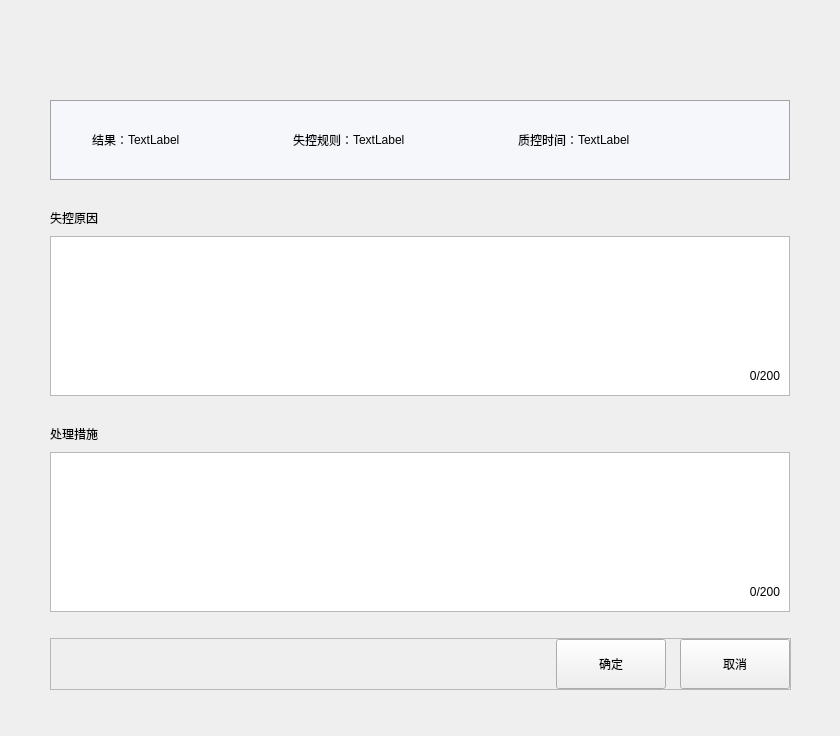
<?xml version="1.0" encoding="UTF-8"?>
<ui version="4.0">
 <class>QcOutCtrlDlg</class>
 <widget class="BaseDlg" name="QcOutCtrlDlg">
  <property name="geometry">
   <rect>
    <x>0</x>
    <y>0</y>
    <width>840</width>
    <height>736</height>
   </rect>
  </property>
  <property name="windowTitle">
   <string>QcOutCtrlDlg</string>
  </property>
  <widget class="QFrame" name="QcInfoFrame">
   <property name="geometry">
    <rect>
     <x>50</x>
     <y>100</y>
     <width>740</width>
     <height>80</height>
    </rect>
   </property>
   <property name="minimumSize">
    <size>
     <width>740</width>
     <height>80</height>
    </size>
   </property>
   <property name="maximumSize">
    <size>
     <width>740</width>
     <height>80</height>
    </size>
   </property>
   <property name="styleSheet">
    <string notr="true">QFrame#QcInfoFrame
{
	border:1px solid #a4a4a4;
	background-color:#f5f7fb;
}</string>
   </property>
   <property name="frameShape">
    <enum>QFrame::StyledPanel</enum>
   </property>
   <property name="frameShadow">
    <enum>QFrame::Raised</enum>
   </property>
   <layout class="QHBoxLayout" name="horizontalLayout_4" stretch="3,0,8,0,8,0,3">
    <property name="spacing">
     <number>5</number>
    </property>
    <property name="leftMargin">
     <number>0</number>
    </property>
    <property name="topMargin">
     <number>0</number>
    </property>
    <property name="rightMargin">
     <number>0</number>
    </property>
    <property name="bottomMargin">
     <number>0</number>
    </property>
    <item>
     <spacer name="horizontalSpacer_3">
      <property name="orientation">
       <enum>Qt::Horizontal</enum>
      </property>
      <property name="sizeHint" stdset="0">
       <size>
        <width>58</width>
        <height>20</height>
       </size>
      </property>
     </spacer>
    </item>
    <item>
     <layout class="QHBoxLayout" name="horizontalLayout">
      <property name="spacing">
       <number>0</number>
      </property>
      <item>
       <widget class="QLabel" name="labelResult">
        <property name="text">
         <string>结果：</string>
        </property>
       </widget>
      </item>
      <item>
       <widget class="CustomLabel" name="labelResultShow">
        <property name="minimumSize">
         <size>
          <width>40</width>
          <height>0</height>
         </size>
        </property>
        <property name="text">
         <string>TextLabel</string>
        </property>
       </widget>
      </item>
     </layout>
    </item>
    <item>
     <spacer name="horizontalSpacer">
      <property name="orientation">
       <enum>Qt::Horizontal</enum>
      </property>
      <property name="sizeHint" stdset="0">
       <size>
        <width>158</width>
        <height>20</height>
       </size>
      </property>
     </spacer>
    </item>
    <item>
     <layout class="QHBoxLayout" name="horizontalLayout_2">
      <property name="spacing">
       <number>0</number>
      </property>
      <item>
       <widget class="QLabel" name="labelRule">
        <property name="text">
         <string>失控规则：</string>
        </property>
       </widget>
      </item>
      <item>
       <widget class="CustomLabel" name="labelRuleShow">
        <property name="minimumSize">
         <size>
          <width>40</width>
          <height>0</height>
         </size>
        </property>
        <property name="text">
         <string>TextLabel</string>
        </property>
       </widget>
      </item>
     </layout>
    </item>
    <item>
     <spacer name="horizontalSpacer_2">
      <property name="orientation">
       <enum>Qt::Horizontal</enum>
      </property>
      <property name="sizeHint" stdset="0">
       <size>
        <width>158</width>
        <height>20</height>
       </size>
      </property>
     </spacer>
    </item>
    <item>
     <layout class="QHBoxLayout" name="horizontalLayout_3">
      <property name="spacing">
       <number>0</number>
      </property>
      <item>
       <widget class="QLabel" name="labelTime">
        <property name="text">
         <string>质控时间：</string>
        </property>
       </widget>
      </item>
      <item>
       <widget class="QLabel" name="labelTimeShow">
        <property name="minimumSize">
         <size>
          <width>170</width>
          <height>0</height>
         </size>
        </property>
        <property name="maximumSize">
         <size>
          <width>170</width>
          <height>16777215</height>
         </size>
        </property>
        <property name="text">
         <string>TextLabel</string>
        </property>
       </widget>
      </item>
     </layout>
    </item>
    <item>
     <spacer name="horizontalSpacer_4">
      <property name="orientation">
       <enum>Qt::Horizontal</enum>
      </property>
      <property name="sizeHint" stdset="0">
       <size>
        <width>58</width>
        <height>20</height>
       </size>
      </property>
     </spacer>
    </item>
   </layout>
  </widget>
  <widget class="QLabel" name="OutCtrlReasonLab">
   <property name="geometry">
    <rect>
     <x>50</x>
     <y>208</y>
     <width>740</width>
     <height>20</height>
    </rect>
   </property>
   <property name="text">
    <string>失控原因</string>
   </property>
  </widget>
  <widget class="QTextEdit" name="OutCtrlReasonEdit">
   <property name="geometry">
    <rect>
     <x>50</x>
     <y>236</y>
     <width>740</width>
     <height>160</height>
    </rect>
   </property>
   <property name="styleSheet">
    <string notr="true"/>
   </property>
  </widget>
  <widget class="QLabel" name="SolutionLab">
   <property name="geometry">
    <rect>
     <x>50</x>
     <y>424</y>
     <width>740</width>
     <height>20</height>
    </rect>
   </property>
   <property name="text">
    <string>处理措施</string>
   </property>
  </widget>
  <widget class="QTextEdit" name="SolutionEdit">
   <property name="geometry">
    <rect>
     <x>50</x>
     <y>452</y>
     <width>740</width>
     <height>160</height>
    </rect>
   </property>
   <property name="styleSheet">
    <string notr="true"/>
   </property>
  </widget>
  <widget class="QLabel" name="ReasonLetterCntLab">
   <property name="geometry">
    <rect>
     <x>680</x>
     <y>356</y>
     <width>100</width>
     <height>40</height>
    </rect>
   </property>
   <property name="text">
    <string notr="true">0/200</string>
   </property>
   <property name="alignment">
    <set>Qt::AlignRight|Qt::AlignTrailing|Qt::AlignVCenter</set>
   </property>
  </widget>
  <widget class="QLabel" name="SlvLettertCntLab">
   <property name="geometry">
    <rect>
     <x>680</x>
     <y>572</y>
     <width>100</width>
     <height>40</height>
    </rect>
   </property>
   <property name="text">
    <string notr="true">0/200</string>
   </property>
   <property name="alignment">
    <set>Qt::AlignRight|Qt::AlignTrailing|Qt::AlignVCenter</set>
   </property>
  </widget>
  <widget class="QFrame" name="BotomFrame">
   <property name="geometry">
    <rect>
     <x>50</x>
     <y>638</y>
     <width>741</width>
     <height>52</height>
    </rect>
   </property>
   <property name="minimumSize">
    <size>
     <width>741</width>
     <height>52</height>
    </size>
   </property>
   <property name="maximumSize">
    <size>
     <width>741</width>
     <height>52</height>
    </size>
   </property>
   <property name="frameShape">
    <enum>QFrame::StyledPanel</enum>
   </property>
   <property name="frameShadow">
    <enum>QFrame::Raised</enum>
   </property>
   <layout class="QHBoxLayout" name="horizontalLayout_5" stretch="1,0,0">
    <property name="spacing">
     <number>14</number>
    </property>
    <property name="leftMargin">
     <number>0</number>
    </property>
    <property name="topMargin">
     <number>0</number>
    </property>
    <property name="rightMargin">
     <number>0</number>
    </property>
    <property name="bottomMargin">
     <number>0</number>
    </property>
    <item>
     <spacer name="horizontalSpacer_5">
      <property name="orientation">
       <enum>Qt::Horizontal</enum>
      </property>
      <property name="sizeHint" stdset="0">
       <size>
        <width>496</width>
        <height>20</height>
       </size>
      </property>
     </spacer>
    </item>
    <item>
     <widget class="QPushButton" name="OkBtn">
      <property name="minimumSize">
       <size>
        <width>110</width>
        <height>50</height>
       </size>
      </property>
      <property name="maximumSize">
       <size>
        <width>16777215</width>
        <height>50</height>
       </size>
      </property>
      <property name="text">
       <string>确定</string>
      </property>
      <property name="buttons" stdset="0">
       <string notr="true">btn_dlg</string>
      </property>
     </widget>
    </item>
    <item>
     <widget class="QPushButton" name="CancelBtn">
      <property name="minimumSize">
       <size>
        <width>110</width>
        <height>50</height>
       </size>
      </property>
      <property name="maximumSize">
       <size>
        <width>16777215</width>
        <height>50</height>
       </size>
      </property>
      <property name="text">
       <string>取消</string>
      </property>
      <property name="buttons" stdset="0">
       <string notr="true">btn_dlg</string>
      </property>
     </widget>
    </item>
   </layout>
  </widget>
  <zorder>BotomFrame</zorder>
  <zorder>QcInfoFrame</zorder>
  <zorder>OutCtrlReasonLab</zorder>
  <zorder>OutCtrlReasonEdit</zorder>
  <zorder>SolutionLab</zorder>
  <zorder>SolutionEdit</zorder>
  <zorder>ReasonLetterCntLab</zorder>
  <zorder>SlvLettertCntLab</zorder>
 </widget>
 <layoutdefault spacing="6" margin="11"/>
 <customwidgets>
  <customwidget>
   <class>BaseDlg</class>
   <extends>QWidget</extends>
   <header>shared/basedlg.h</header>
   <container>1</container>
  </customwidget>
  <customwidget>
   <class>CustomLabel</class>
   <extends>QLabel</extends>
   <header>shared/customlabel.h</header>
  </customwidget>
 </customwidgets>
 <resources/>
 <connections/>
</ui>
